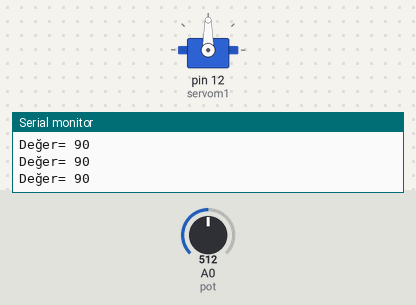
Bench run of a sketch on a simulated Arduino Uno, built with avr-gcc and run on an emulated ATmega328P. Parts: servo, the last lines printed to the serial monitor. The test bench sets the inputs (shaded band); at power-on: A0 (pot) = 512.

Above: at 1.2 s.
1.3 s: A0 (pot) set to 562
At 2.1 s:
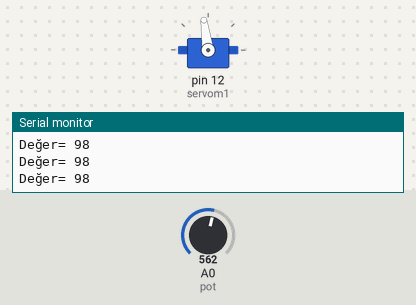
4.3 s: A0 (pot) set to 576
At 4.7 s:
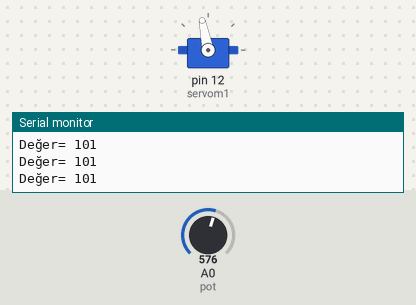
5.8 s: A0 (pot) set to 61
At 7.0 s:
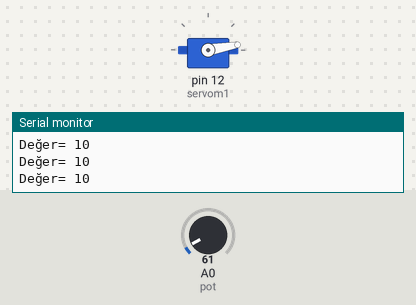
7.3 s: A0 (pot) set to 53
At 8.1 s:
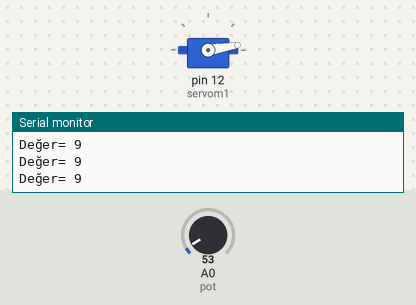
10.3 s: A0 (pot) set to 122
At 11.5 s:
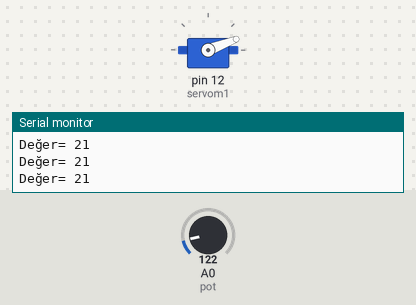
11.8 s: A0 (pot) set to 306
At 12.5 s:
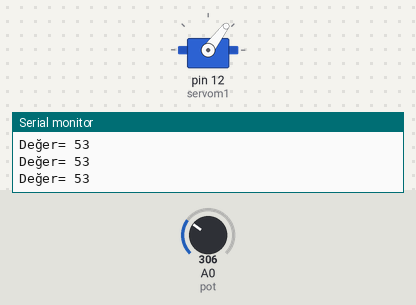
Timing chart, 0 to 14.3 s (numbered marks = the images above; inputs shaded):
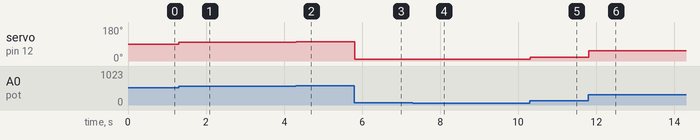

The sketch:

pot_servo.ino
```cpp
/*
====================================================
 Kullanılan Malzemeler:
- Arduino Uno / Nano
- 1 Adet Servo Motor
- 1 Adet Potansiyometre
- Jumper Kablolar

🔌 Bağlantılar:
- Potansiyometre orta pin → A0
- Potansiyometre uç pinleri → 5V ve GND
- Servo sinyal pini → D12
- Servo güç → 5V
- Servo GND → GND

 Açıklama:
- Potansiyometreden okunan analog değer (0–1023 arası),
  servo motorun açısına (0°–180°) dönüştürülür.
- Servo motor, potansiyometreyi çevirdikçe konum değiştirir.
- Seri Monitör üzerinden servo açısı izlenebilir.

Seri Monitör:
  "Değer= 90" gibi çıktılar üretir.

====================================================
*/

#include <Servo.h>

long sure;
int mesafe;
Servo servom1;

int pot = A0;       // Potansiyometre girişi
int potDeger;       // Okunan pot değeri (0-1023)

void setup() {
  servom1.attach(12);   // Servo sinyal pini
  Serial.begin(9600);   // Seri iletişim başlat
}

void loop() {
  // Potansiyometreden okunan değeri servo açısına çevir
  potDeger = analogRead(pot);
  potDeger = map(potDeger, 0, 1023, 0, 180);

  // Servo konumunu ayarla
  servom1.write(potDeger);

  // Seri monitöre değeri yazdır
  Serial.print("Değer= ");
  Serial.println(potDeger);

  delay(10);  // Küçük bir gecikme
}
```

Measured:
- after the input at 1.3 s, servo on pin 12 (servom1): 90° → 98° at once
- after the input at 4.3 s, servo on pin 12 (servom1): 98° → 101° at once
- after the input at 5.8 s, servo on pin 12 (servom1): 101° → 10° at once
- after the input at 7.3 s, servo on pin 12 (servom1): 10° → 9° at once
- after the input at 10.3 s, servo on pin 12 (servom1): 9° → 21° at once
- after the input at 11.8 s, servo on pin 12 (servom1): 21° → 53° at once
